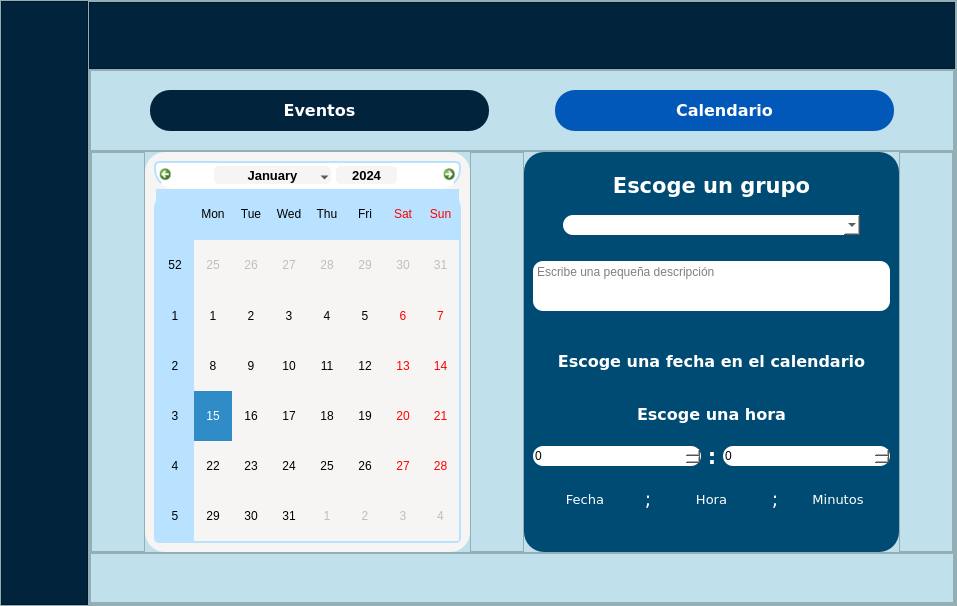
<?xml version="1.0" encoding="UTF-8"?>
<ui version="4.0">
 <class>MainWindow</class>
 <widget class="QMainWindow" name="MainWindow">
  <property name="geometry">
   <rect>
    <x>0</x>
    <y>0</y>
    <width>957</width>
    <height>606</height>
   </rect>
  </property>
  <property name="windowTitle">
   <string>MainWindow</string>
  </property>
  <widget class="QWidget" name="centralwidget">
   <layout class="QVBoxLayout" name="verticalLayout">
    <property name="spacing">
     <number>0</number>
    </property>
    <property name="leftMargin">
     <number>0</number>
    </property>
    <property name="topMargin">
     <number>0</number>
    </property>
    <property name="rightMargin">
     <number>0</number>
    </property>
    <property name="bottomMargin">
     <number>0</number>
    </property>
    <item>
     <widget class="QFrame" name="frame">
      <property name="sizePolicy">
       <sizepolicy hsizetype="Expanding" vsizetype="Preferred">
        <horstretch>0</horstretch>
        <verstretch>0</verstretch>
       </sizepolicy>
      </property>
      <property name="styleSheet">
       <string notr="true">background-color: rgb(192, 225, 236);</string>
      </property>
      <property name="frameShape">
       <enum>QFrame::StyledPanel</enum>
      </property>
      <property name="frameShadow">
       <enum>QFrame::Raised</enum>
      </property>
      <layout class="QHBoxLayout" name="horizontalLayout" stretch="1,10">
       <property name="spacing">
        <number>0</number>
       </property>
       <property name="leftMargin">
        <number>0</number>
       </property>
       <property name="topMargin">
        <number>0</number>
       </property>
       <property name="rightMargin">
        <number>0</number>
       </property>
       <property name="bottomMargin">
        <number>0</number>
       </property>
       <item>
        <widget class="QFrame" name="frame_5">
         <property name="styleSheet">
          <string notr="true">background-color: rgb(1, 35, 60);</string>
         </property>
         <property name="frameShape">
          <enum>QFrame::StyledPanel</enum>
         </property>
         <property name="frameShadow">
          <enum>QFrame::Raised</enum>
         </property>
         <layout class="QVBoxLayout" name="verticalLayout_3">
          <property name="spacing">
           <number>0</number>
          </property>
          <property name="leftMargin">
           <number>0</number>
          </property>
          <property name="topMargin">
           <number>0</number>
          </property>
          <property name="rightMargin">
           <number>0</number>
          </property>
          <property name="bottomMargin">
           <number>0</number>
          </property>
          <item>
           <widget class="QPushButton" name="pushMenu">
            <property name="minimumSize">
             <size>
              <width>80</width>
              <height>80</height>
             </size>
            </property>
            <property name="text">
             <string/>
            </property>
            <property name="icon">
             <iconset resource="../QRC/imagenesInicioSesion.qrc">
              <normaloff>:/newPrefix/Icons/Exterior.png</normaloff>:/newPrefix/Icons/Exterior.png</iconset>
            </property>
            <property name="iconSize">
             <size>
              <width>80</width>
              <height>80</height>
             </size>
            </property>
            <property name="flat">
             <bool>true</bool>
            </property>
           </widget>
          </item>
          <item>
           <widget class="QPushButton" name="pushGrupos">
            <property name="minimumSize">
             <size>
              <width>80</width>
              <height>80</height>
             </size>
            </property>
            <property name="text">
             <string/>
            </property>
            <property name="icon">
             <iconset resource="../QRC/imagenesInicioSesion.qrc">
              <normaloff>:/newPrefix/Icons/User_Groups_Icon.png</normaloff>:/newPrefix/Icons/User_Groups_Icon.png</iconset>
            </property>
            <property name="iconSize">
             <size>
              <width>80</width>
              <height>80</height>
             </size>
            </property>
            <property name="flat">
             <bool>true</bool>
            </property>
           </widget>
          </item>
          <item>
           <widget class="QPushButton" name="pushChat">
            <property name="minimumSize">
             <size>
              <width>80</width>
              <height>80</height>
             </size>
            </property>
            <property name="text">
             <string/>
            </property>
            <property name="icon">
             <iconset resource="../QRC/imagenesInicioSesion.qrc">
              <normaloff>:/newPrefix/Icons/Chat_Room_Icon.png</normaloff>:/newPrefix/Icons/Chat_Room_Icon.png</iconset>
            </property>
            <property name="iconSize">
             <size>
              <width>80</width>
              <height>80</height>
             </size>
            </property>
            <property name="flat">
             <bool>true</bool>
            </property>
           </widget>
          </item>
          <item>
           <widget class="QPushButton" name="pushEventos">
            <property name="minimumSize">
             <size>
              <width>80</width>
              <height>80</height>
             </size>
            </property>
            <property name="text">
             <string/>
            </property>
            <property name="icon">
             <iconset resource="../QRC/imagenesInicioSesion.qrc">
              <normaloff>:/newPrefix/Icons/Events_Icon.png</normaloff>:/newPrefix/Icons/Events_Icon.png</iconset>
            </property>
            <property name="iconSize">
             <size>
              <width>80</width>
              <height>80</height>
             </size>
            </property>
            <property name="flat">
             <bool>true</bool>
            </property>
           </widget>
          </item>
          <item>
           <widget class="QPushButton" name="pushAjustes">
            <property name="minimumSize">
             <size>
              <width>80</width>
              <height>80</height>
             </size>
            </property>
            <property name="text">
             <string/>
            </property>
            <property name="icon">
             <iconset resource="../QRC/imagenesInicioSesion.qrc">
              <normaloff>:/newPrefix/Icons/Adjust_Icon.png</normaloff>:/newPrefix/Icons/Adjust_Icon.png</iconset>
            </property>
            <property name="iconSize">
             <size>
              <width>80</width>
              <height>80</height>
             </size>
            </property>
            <property name="flat">
             <bool>true</bool>
            </property>
           </widget>
          </item>
         </layout>
        </widget>
       </item>
       <item>
        <widget class="QFrame" name="frame_2">
         <property name="frameShape">
          <enum>QFrame::StyledPanel</enum>
         </property>
         <property name="frameShadow">
          <enum>QFrame::Raised</enum>
         </property>
         <layout class="QVBoxLayout" name="verticalLayout_2" stretch="1,8">
          <property name="spacing">
           <number>0</number>
          </property>
          <property name="leftMargin">
           <number>0</number>
          </property>
          <property name="topMargin">
           <number>0</number>
          </property>
          <property name="rightMargin">
           <number>0</number>
          </property>
          <property name="bottomMargin">
           <number>0</number>
          </property>
          <item>
           <widget class="QFrame" name="frame_3">
            <property name="styleSheet">
             <string notr="true">background-color: rgb(1, 35, 60);</string>
            </property>
            <property name="frameShape">
             <enum>QFrame::StyledPanel</enum>
            </property>
            <property name="frameShadow">
             <enum>QFrame::Raised</enum>
            </property>
           </widget>
          </item>
          <item>
           <widget class="QFrame" name="frame_4">
            <property name="frameShape">
             <enum>QFrame::StyledPanel</enum>
            </property>
            <property name="frameShadow">
             <enum>QFrame::Raised</enum>
            </property>
            <layout class="QVBoxLayout" name="verticalLayout_4" stretch="1,5,0">
             <property name="spacing">
              <number>0</number>
             </property>
             <property name="leftMargin">
              <number>0</number>
             </property>
             <property name="topMargin">
              <number>0</number>
             </property>
             <property name="rightMargin">
              <number>0</number>
             </property>
             <property name="bottomMargin">
              <number>0</number>
             </property>
             <item>
              <widget class="QFrame" name="frame_6">
               <property name="minimumSize">
                <size>
                 <width>700</width>
                 <height>70</height>
                </size>
               </property>
               <property name="styleSheet">
                <string notr="true"/>
               </property>
               <property name="frameShape">
                <enum>QFrame::StyledPanel</enum>
               </property>
               <property name="frameShadow">
                <enum>QFrame::Raised</enum>
               </property>
               <layout class="QHBoxLayout" name="horizontalLayout_3">
                <item>
                 <spacer name="VS_left">
                  <property name="orientation">
                   <enum>Qt::Vertical</enum>
                  </property>
                  <property name="sizeHint" stdset="0">
                   <size>
                    <width>50</width>
                    <height>30</height>
                   </size>
                  </property>
                 </spacer>
                </item>
                <item>
                 <widget class="QPushButton" name="eventosButton">
                  <property name="minimumSize">
                   <size>
                    <width>0</width>
                    <height>41</height>
                   </size>
                  </property>
                  <property name="font">
                   <font>
                    <family>DejaVu Sans</family>
                    <pointsize>12</pointsize>
                    <weight>75</weight>
                    <bold>true</bold>
                   </font>
                  </property>
                  <property name="styleSheet">
                   <string notr="true">QPushButton {
	background: solid rgb(1, 35, 60);
	border: 0px solid rgb(0, 0, 0);
	border-radius: 20px;
	color: white;
}

QPushButton:hover {
	background: rgb(1, 88, 184);
	border: 0px solid rgb(0, 0, 0);
	border-radius: 20px;
	color: white;
}
</string>
                  </property>
                  <property name="text">
                   <string>Eventos</string>
                  </property>
                 </widget>
                </item>
                <item>
                 <spacer name="VS_center">
                  <property name="orientation">
                   <enum>Qt::Vertical</enum>
                  </property>
                  <property name="sizeHint" stdset="0">
                   <size>
                    <width>60</width>
                    <height>10</height>
                   </size>
                  </property>
                 </spacer>
                </item>
                <item>
                 <widget class="QPushButton" name="calendarioButton">
                  <property name="minimumSize">
                   <size>
                    <width>0</width>
                    <height>41</height>
                   </size>
                  </property>
                  <property name="font">
                   <font>
                    <family>DejaVu Sans</family>
                    <pointsize>12</pointsize>
                    <weight>75</weight>
                    <bold>true</bold>
                   </font>
                  </property>
                  <property name="styleSheet">
                   <string notr="true">QPushButton {
	background: solid rgb(1, 88, 184);
	border: 0px solid rgb(0, 0, 0);
	border-radius: 20px;
	color: white;
}

QPushButton:hover {
	background: rgb(1, 88, 184);
	border: 0px solid rgb(0, 0, 0);
	border-radius: 20px;
	color: white;
}
</string>
                  </property>
                  <property name="text">
                   <string>Calendario</string>
                  </property>
                 </widget>
                </item>
                <item>
                 <spacer name="VS_right">
                  <property name="orientation">
                   <enum>Qt::Vertical</enum>
                  </property>
                  <property name="sizeHint" stdset="0">
                   <size>
                    <width>50</width>
                    <height>40</height>
                   </size>
                  </property>
                 </spacer>
                </item>
               </layout>
              </widget>
             </item>
             <item>
              <widget class="QFrame" name="frame_7">
               <property name="styleSheet">
                <string notr="true"/>
               </property>
               <property name="frameShape">
                <enum>QFrame::StyledPanel</enum>
               </property>
               <property name="frameShadow">
                <enum>QFrame::Raised</enum>
               </property>
               <layout class="QHBoxLayout" name="horizontalLayout_2" stretch="1,6,1,0,1">
                <property name="spacing">
                 <number>0</number>
                </property>
                <property name="leftMargin">
                 <number>0</number>
                </property>
                <property name="topMargin">
                 <number>0</number>
                </property>
                <property name="rightMargin">
                 <number>0</number>
                </property>
                <property name="bottomMargin">
                 <number>0</number>
                </property>
                <item>
                 <widget class="QFrame" name="frame_9">
                  <property name="enabled">
                   <bool>true</bool>
                  </property>
                  <property name="minimumSize">
                   <size>
                    <width>0</width>
                    <height>0</height>
                   </size>
                  </property>
                  <property name="styleSheet">
                   <string notr="true"/>
                  </property>
                  <property name="frameShape">
                   <enum>QFrame::StyledPanel</enum>
                  </property>
                  <property name="frameShadow">
                   <enum>QFrame::Raised</enum>
                  </property>
                 </widget>
                </item>
                <item>
                 <widget class="QFrame" name="frame_10">
                  <property name="minimumSize">
                   <size>
                    <width>0</width>
                    <height>0</height>
                   </size>
                  </property>
                  <property name="styleSheet">
                   <string notr="true">background-color: rgb(246, 245, 244);
border-radius: 20px;</string>
                  </property>
                  <property name="frameShape">
                   <enum>QFrame::StyledPanel</enum>
                  </property>
                  <property name="frameShadow">
                   <enum>QFrame::Raised</enum>
                  </property>
                  <layout class="QHBoxLayout" name="horizontalLayout_4">
                   <item>
                    <widget class="QCalendarWidget" name="calendarWidget">
                     <property name="sizePolicy">
                      <sizepolicy hsizetype="MinimumExpanding" vsizetype="Preferred">
                       <horstretch>0</horstretch>
                       <verstretch>0</verstretch>
                      </sizepolicy>
                     </property>
                     <property name="maximumSize">
                      <size>
                       <width>16777215</width>
                       <height>16777215</height>
                      </size>
                     </property>
                     <property name="baseSize">
                      <size>
                       <width>0</width>
                       <height>0</height>
                      </size>
                     </property>
                     <property name="styleSheet">
                      <string notr="true">/* Style of header area*/
#calendarWidget QWidget {
	alternate-background-color: #B8E2FF;
}

/*Style for top navigation area */
#qt_calendar_navigationbar{
	background-color: #FFF;
	border: 2px solid #B8E2FF;
	border-bottom: 0px;
	border-top-left-radius: 5px;
	border-top-right-radius: 5px;
	
}

/* Style for  month change button*/
#qt_calendar_prevmonth,
#qt_calendar_nextmonth {
	/*delete border */
	border: none;
	/*delete default icons */
	qproperty-icon: none;
	
	min-width: 13px;
	max-width: 13px;
	min-height: 13px;
	max-height: 13px;

	border-radius: 5px;

	/*set background transparent */
	background-color: transparent;
	padding: 5px;
}

#qt_calendar_prevmonth {
	color: black;
	margin-right: 5px;
	image: url(:/newPrefix/Icons/left-arrow);
}

#qt_calendar_nextmonth {
	margin-left: 5px;
	image: url(:/newPrefix/Icons/right-arrow);
}

#qt_calendar_prevmonth:hover,
#qt_calendar_nextmonth:hover {
	background-color: #55aaff;
}

#qt_calendar_prevmonth:pressed, 
#qt_calendar_nextmonth:pressed {
	background-color: #55aaff;
}

/* Style for month and year buttons */

#qt_calendar_yearbutton {
	color: #000;
	margin: 5px;
	border-radius: 5px;
	font-size: 13px;
	padding: 0 10px
}

#qt_calendar_monthbutton {
	width: 110px;
	color: #000;
	font-size: 13px;
	margin: 5px 0;
	border-radius: 5px;
	padding: 0px 2px;
}

#qt_calendar_yearbutton:hover, 
#qt_calendar_monthbutton:hover {
	background-color: #55aaff;
}

#qt_calendar_yearbutton:hover, 
#qt_calendar_monthbutton:hover {
	background-color: rgba(235, 235, 235, 100);
}

/* Style for year  input lineEdit*/

#qt_calendar_yearedit {
	min-width: 53px;
	color: #000;
	background: transparent;
	font-size: 13px;
}

/* Style for year change button */

#qt_calendar_yearedit::down-button {
	image: url(:/newPrefix/Icons/down-arrow.png);
	subcontrol-position: right;
}

#qt_calendar_yearedit::up-button {
	image: url(:/newPrefix/Icons/up-arrow.png);
	subcontrol-position: left;
}

#qt_calendar_yearedit::down-button,
#qt_calendar_yearedit::up-button {
	width: 10px;
	height: 10px;
	padding: 0px 5px;
	border-radius: 3px;
}

#qt_calendar_yearedit::down-button:hover,
#qt_calendar_yearedit::up-button:hover {
	background-color: #55aaff;
}

/* Style for month select menu*/

#calendarWidget QToolButton QMenu {
	background-color: #fff;
}

#calendarWidget QToolButton QMenu::item {
	/*padding: 5px;*/
}

/* ######################### */

#calendarWidget QToolButton QMenu::item:selected:enabled {
	background-color: #55aaff;
}
/* ######################### */

#calendarWidget QToolButton::menu-indicador {
	/* remove the toolButton arrow */
	/* image: none; */
	nosubcontrol-origin: margin;
	subcontrol-position: right center;
	margin-top: 10px;
	width: 20px;
}


/* Style for calendar table */

#qt_calendar_calendarview {
	/* remove the selected dash box */
	
	border: 2px solid #B8E2FF;
	border-top: 0px;
	border-bottom-left-radius: 5px;
	border-bottom-right-radius: 5px;

}

#qt_calendar_calendarview::item:hover {
	border-radius: 5px;
	background-color: #aaffff;
}

#qt_calendar_calendarview::item:selected {
	border-radius: 5px;
	background-color: #55aaff;
}



















</string>
                     </property>
                    </widget>
                   </item>
                  </layout>
                 </widget>
                </item>
                <item>
                 <widget class="QFrame" name="frame_11">
                  <property name="minimumSize">
                   <size>
                    <width>0</width>
                    <height>0</height>
                   </size>
                  </property>
                  <property name="styleSheet">
                   <string notr="true"/>
                  </property>
                  <property name="frameShape">
                   <enum>QFrame::StyledPanel</enum>
                  </property>
                  <property name="frameShadow">
                   <enum>QFrame::Raised</enum>
                  </property>
                 </widget>
                </item>
                <item>
                 <widget class="QFrame" name="frame_12">
                  <property name="minimumSize">
                   <size>
                    <width>375</width>
                    <height>0</height>
                   </size>
                  </property>
                  <property name="styleSheet">
                   <string notr="true">background-color: rgb(0, 75, 115);
border-radius: 20px</string>
                  </property>
                  <property name="frameShape">
                   <enum>QFrame::StyledPanel</enum>
                  </property>
                  <property name="frameShadow">
                   <enum>QFrame::Raised</enum>
                  </property>
                  <layout class="QVBoxLayout" name="verticalLayout_5">
                   <item>
                    <widget class="QLabel" name="labelTituloMutable">
                     <property name="font">
                      <font>
                       <family>DejaVu Sans</family>
                       <pointsize>16</pointsize>
                       <weight>75</weight>
                       <bold>true</bold>
                      </font>
                     </property>
                     <property name="layoutDirection">
                      <enum>Qt::LeftToRight</enum>
                     </property>
                     <property name="styleSheet">
                      <string notr="true">color: white;</string>
                     </property>
                     <property name="text">
                      <string>Escoge un grupo</string>
                     </property>
                     <property name="alignment">
                      <set>Qt::AlignCenter</set>
                     </property>
                    </widget>
                   </item>
                   <item>
                    <layout class="QHBoxLayout" name="horizontalLayout_7">
                     <item>
                      <spacer name="horizontalSpacer_2">
                       <property name="orientation">
                        <enum>Qt::Horizontal</enum>
                       </property>
                       <property name="sizeType">
                        <enum>QSizePolicy::Fixed</enum>
                       </property>
                       <property name="sizeHint" stdset="0">
                        <size>
                         <width>30</width>
                         <height>20</height>
                        </size>
                       </property>
                      </spacer>
                     </item>
                     <item>
                      <widget class="QComboBox" name="boxGrupos">
                       <property name="minimumSize">
                        <size>
                         <width>0</width>
                         <height>20</height>
                        </size>
                       </property>
                       <property name="styleSheet">
                        <string notr="true">QComboBox {
	background: solid rgb(255, 255, 255);
	border: 0px solid rgb(0, 0, 0);
	border-radius: 10px;
	color: black;
}</string>
                       </property>
                       <property name="editable">
                        <bool>true</bool>
                       </property>
                      </widget>
                     </item>
                     <item>
                      <spacer name="horizontalSpacer">
                       <property name="orientation">
                        <enum>Qt::Horizontal</enum>
                       </property>
                       <property name="sizeType">
                        <enum>QSizePolicy::Fixed</enum>
                       </property>
                       <property name="sizeHint" stdset="0">
                        <size>
                         <width>30</width>
                         <height>20</height>
                        </size>
                       </property>
                      </spacer>
                     </item>
                    </layout>
                   </item>
                   <item>
                    <spacer name="verticalSpacer_2">
                     <property name="orientation">
                      <enum>Qt::Vertical</enum>
                     </property>
                     <property name="sizeType">
                      <enum>QSizePolicy::Fixed</enum>
                     </property>
                     <property name="sizeHint" stdset="0">
                      <size>
                       <width>20</width>
                       <height>20</height>
                      </size>
                     </property>
                    </spacer>
                   </item>
                   <item>
                    <widget class="QTextEdit" name="textDesc">
                     <property name="sizePolicy">
                      <sizepolicy hsizetype="Expanding" vsizetype="MinimumExpanding">
                       <horstretch>0</horstretch>
                       <verstretch>0</verstretch>
                      </sizepolicy>
                     </property>
                     <property name="maximumSize">
                      <size>
                       <width>16777215</width>
                       <height>50</height>
                      </size>
                     </property>
                     <property name="styleSheet">
                      <string notr="true">QTextEdit {
	background: solid rgb(255, 255, 255);
	border: 0px solid rgb(0, 0, 0);
	border-radius: 10px;
	color: black;
}

QTextEdit:placeholderText {
	colot: grey
}</string>
                     </property>
                     <property name="html">
                      <string>&lt;!DOCTYPE HTML PUBLIC &quot;-//W3C//DTD HTML 4.0//EN&quot; &quot;http://www.w3.org/TR/REC-html40/strict.dtd&quot;&gt;
&lt;html&gt;&lt;head&gt;&lt;meta name=&quot;qrichtext&quot; content=&quot;1&quot; /&gt;&lt;style type=&quot;text/css&quot;&gt;
p, li { white-space: pre-wrap; }
&lt;/style&gt;&lt;/head&gt;&lt;body style=&quot; font-family:'Fira Sans Semi-Light'; font-size:10pt; font-weight:400; font-style:normal;&quot;&gt;
&lt;p style=&quot;-qt-paragraph-type:empty; margin-top:0px; margin-bottom:0px; margin-left:0px; margin-right:0px; -qt-block-indent:0; text-indent:0px;&quot;&gt;&lt;br /&gt;&lt;/p&gt;&lt;/body&gt;&lt;/html&gt;</string>
                     </property>
                     <property name="placeholderText">
                      <string>Escribe una pequeña descripción</string>
                     </property>
                    </widget>
                   </item>
                   <item>
                    <spacer name="verticalSpacer">
                     <property name="orientation">
                      <enum>Qt::Vertical</enum>
                     </property>
                     <property name="sizeType">
                      <enum>QSizePolicy::Fixed</enum>
                     </property>
                     <property name="sizeHint" stdset="0">
                      <size>
                       <width>20</width>
                       <height>20</height>
                      </size>
                     </property>
                    </spacer>
                   </item>
                   <item>
                    <widget class="QLabel" name="labelEscoger">
                     <property name="font">
                      <font>
                       <family>DejaVu Sans</family>
                       <pointsize>12</pointsize>
                       <weight>75</weight>
                       <bold>true</bold>
                      </font>
                     </property>
                     <property name="layoutDirection">
                      <enum>Qt::LeftToRight</enum>
                     </property>
                     <property name="styleSheet">
                      <string notr="true">color: white;</string>
                     </property>
                     <property name="text">
                      <string>Escoge una fecha en el calendario</string>
                     </property>
                     <property name="alignment">
                      <set>Qt::AlignCenter</set>
                     </property>
                    </widget>
                   </item>
                   <item>
                    <widget class="QLabel" name="labelEscoger_2">
                     <property name="font">
                      <font>
                       <family>DejaVu Sans</family>
                       <pointsize>12</pointsize>
                       <weight>75</weight>
                       <bold>true</bold>
                      </font>
                     </property>
                     <property name="layoutDirection">
                      <enum>Qt::LeftToRight</enum>
                     </property>
                     <property name="styleSheet">
                      <string notr="true">color: white;</string>
                     </property>
                     <property name="text">
                      <string>Escoge una hora</string>
                     </property>
                     <property name="alignment">
                      <set>Qt::AlignCenter</set>
                     </property>
                    </widget>
                   </item>
                   <item>
                    <layout class="QHBoxLayout" name="horizontalLayout_5">
                     <item>
                      <widget class="QSpinBox" name="spinHora">
                       <property name="minimumSize">
                        <size>
                         <width>0</width>
                         <height>20</height>
                        </size>
                       </property>
                       <property name="styleSheet">
                        <string notr="true">QSpinBox {
	background: solid rgb(255, 255, 255);
	border: 0px solid rgb(0, 0, 0);
	border-radius: 10px;
	color: black;
}</string>
                       </property>
                       <property name="maximum">
                        <number>23</number>
                       </property>
                      </widget>
                     </item>
                     <item>
                      <widget class="QLabel" name="label">
                       <property name="maximumSize">
                        <size>
                         <width>10</width>
                         <height>16777215</height>
                        </size>
                       </property>
                       <property name="font">
                        <font>
                         <family>DejaVu Sans</family>
                         <pointsize>16</pointsize>
                         <weight>75</weight>
                         <bold>true</bold>
                        </font>
                       </property>
                       <property name="styleSheet">
                        <string notr="true">color: white;</string>
                       </property>
                       <property name="text">
                        <string>:</string>
                       </property>
                       <property name="alignment">
                        <set>Qt::AlignCenter</set>
                       </property>
                      </widget>
                     </item>
                     <item>
                      <widget class="QSpinBox" name="spinMinutos">
                       <property name="minimumSize">
                        <size>
                         <width>0</width>
                         <height>20</height>
                        </size>
                       </property>
                       <property name="styleSheet">
                        <string notr="true">QSpinBox {
	background: solid rgb(255, 255, 255);
	border: 0px solid rgb(0, 0, 0);
	border-radius: 10px;
	color: black;
}</string>
                       </property>
                       <property name="maximum">
                        <number>59</number>
                       </property>
                       <property name="singleStep">
                        <number>5</number>
                       </property>
                      </widget>
                     </item>
                    </layout>
                   </item>
                   <item>
                    <layout class="QHBoxLayout" name="horizontalLayout_8">
                     <item>
                      <widget class="QLabel" name="labelFecha_Mutable">
                       <property name="sizePolicy">
                        <sizepolicy hsizetype="Preferred" vsizetype="Preferred">
                         <horstretch>0</horstretch>
                         <verstretch>0</verstretch>
                        </sizepolicy>
                       </property>
                       <property name="minimumSize">
                        <size>
                         <width>0</width>
                         <height>0</height>
                        </size>
                       </property>
                       <property name="font">
                        <font>
                         <family>DejaVu Sans</family>
                         <pointsize>10</pointsize>
                         <weight>50</weight>
                         <bold>false</bold>
                        </font>
                       </property>
                       <property name="layoutDirection">
                        <enum>Qt::LeftToRight</enum>
                       </property>
                       <property name="styleSheet">
                        <string notr="true">color: white;</string>
                       </property>
                       <property name="text">
                        <string>Fecha</string>
                       </property>
                       <property name="alignment">
                        <set>Qt::AlignCenter</set>
                       </property>
                      </widget>
                     </item>
                     <item>
                      <widget class="QLabel" name="label_2">
                       <property name="maximumSize">
                        <size>
                         <width>10</width>
                         <height>16777215</height>
                        </size>
                       </property>
                       <property name="font">
                        <font>
                         <family>DejaVu Sans</family>
                         <pointsize>14</pointsize>
                         <weight>50</weight>
                         <bold>false</bold>
                        </font>
                       </property>
                       <property name="styleSheet">
                        <string notr="true">color: white;</string>
                       </property>
                       <property name="text">
                        <string>;</string>
                       </property>
                       <property name="alignment">
                        <set>Qt::AlignCenter</set>
                       </property>
                      </widget>
                     </item>
                     <item>
                      <widget class="QLabel" name="labelHora_Mutable">
                       <property name="font">
                        <font>
                         <family>DejaVu Sans</family>
                         <pointsize>10</pointsize>
                         <weight>50</weight>
                         <bold>false</bold>
                        </font>
                       </property>
                       <property name="layoutDirection">
                        <enum>Qt::LeftToRight</enum>
                       </property>
                       <property name="styleSheet">
                        <string notr="true">color: white;</string>
                       </property>
                       <property name="text">
                        <string>Hora</string>
                       </property>
                       <property name="alignment">
                        <set>Qt::AlignCenter</set>
                       </property>
                      </widget>
                     </item>
                     <item>
                      <widget class="QLabel" name="label_3">
                       <property name="maximumSize">
                        <size>
                         <width>10</width>
                         <height>16777215</height>
                        </size>
                       </property>
                       <property name="font">
                        <font>
                         <family>DejaVu Sans</family>
                         <pointsize>14</pointsize>
                         <weight>50</weight>
                         <bold>false</bold>
                        </font>
                       </property>
                       <property name="styleSheet">
                        <string notr="true">color: white;</string>
                       </property>
                       <property name="text">
                        <string>;</string>
                       </property>
                       <property name="alignment">
                        <set>Qt::AlignCenter</set>
                       </property>
                      </widget>
                     </item>
                     <item>
                      <widget class="QLabel" name="labelMinutos_Mutable">
                       <property name="font">
                        <font>
                         <family>DejaVu Sans</family>
                         <pointsize>10</pointsize>
                         <weight>50</weight>
                         <bold>false</bold>
                        </font>
                       </property>
                       <property name="layoutDirection">
                        <enum>Qt::LeftToRight</enum>
                       </property>
                       <property name="styleSheet">
                        <string notr="true">color: white;</string>
                       </property>
                       <property name="text">
                        <string>Minutos</string>
                       </property>
                       <property name="alignment">
                        <set>Qt::AlignCenter</set>
                       </property>
                      </widget>
                     </item>
                    </layout>
                   </item>
                   <item>
                    <layout class="QHBoxLayout" name="horizontalLayout_6">
                     <item>
                      <widget class="QPushButton" name="pushListo">
                       <property name="styleSheet">
                        <string notr="true">QPushButton:hover {
	background: rgb(1, 35, 60);
	border: 0px solid rgb(0, 0, 0);
	border-radius: 20px;
	color: white;
}
QPushButton:pressed {
	background: rgb(1, 88, 184);
	border: 0px solid rgb(0, 0, 0);
	border-radius: 20px;
	color: white;
}</string>
                       </property>
                       <property name="text">
                        <string/>
                       </property>
                       <property name="icon">
                        <iconset resource="../QRC/imagenesInicioSesion.qrc">
                         <normaloff>:/newPrefix/Icons/check.png</normaloff>:/newPrefix/Icons/check.png</iconset>
                       </property>
                       <property name="iconSize">
                        <size>
                         <width>46</width>
                         <height>42</height>
                        </size>
                       </property>
                      </widget>
                     </item>
                    </layout>
                   </item>
                  </layout>
                 </widget>
                </item>
                <item>
                 <widget class="QFrame" name="frame_13">
                  <property name="styleSheet">
                   <string notr="true"/>
                  </property>
                  <property name="frameShape">
                   <enum>QFrame::StyledPanel</enum>
                  </property>
                  <property name="frameShadow">
                   <enum>QFrame::Raised</enum>
                  </property>
                 </widget>
                </item>
               </layout>
              </widget>
             </item>
             <item>
              <widget class="QFrame" name="frame_8">
               <property name="minimumSize">
                <size>
                 <width>0</width>
                 <height>50</height>
                </size>
               </property>
               <property name="styleSheet">
                <string notr="true"/>
               </property>
               <property name="frameShape">
                <enum>QFrame::StyledPanel</enum>
               </property>
               <property name="frameShadow">
                <enum>QFrame::Raised</enum>
               </property>
              </widget>
             </item>
            </layout>
           </widget>
          </item>
         </layout>
        </widget>
       </item>
      </layout>
     </widget>
    </item>
   </layout>
  </widget>
 </widget>
 <resources>
  <include location="../QRC/imagenesInicioSesion.qrc"/>
  <include location="../QRC/imagenesInicioSesion.qrc"/>
 </resources>
 <connections/>
</ui>
